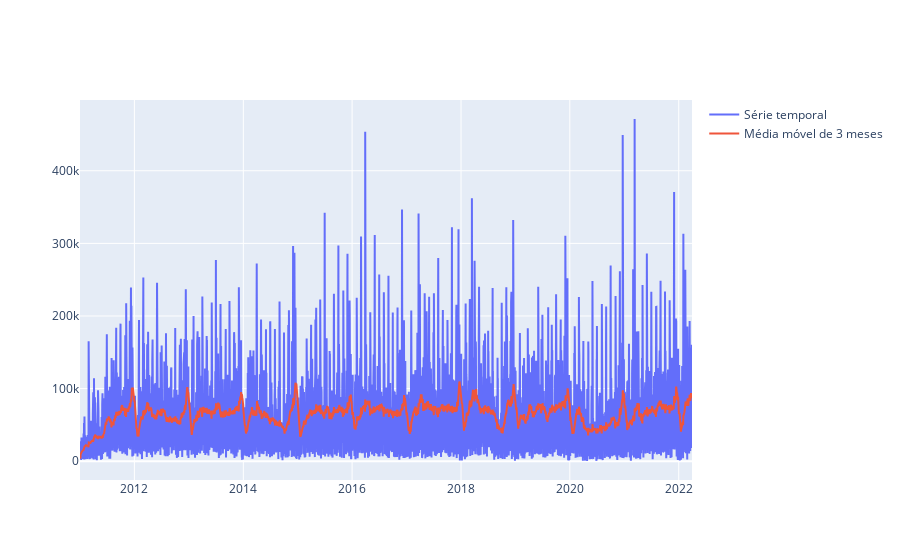

Notebook cell for this chart:
### Code cell
fig = go.Figure([
    go.Scatter(x = df.index, y=df['VALOR'], mode='lines', name='Série temporal'),
    go.Scatter(x = media_3_meses.index, y = media_3_meses['VALOR'], mode='lines', name='Média móvel de 3 meses')
])

fig.show()

### Figure 1 — Plotly figure (JSON) as saved in the notebook; plotly's stock layout.template omitted (floating-point values rounded to 4 significant figures; data arrays with more than 128 entries replaced by an {"elided": "..."} marker saying what was removed)
{"data": [{"mode": "lines", "name": "Série temporal", "type": "scatter", "x": {"elided": "4108 str values"}, "y": {"elided": "4108 float values"}}, {"mode": "lines", "name": "Média móvel de 3 meses", "type": "scatter", "x": {"elided": "4108 str values"}, "y": {"elided": "4108 float values"}}], "layout": {}}
